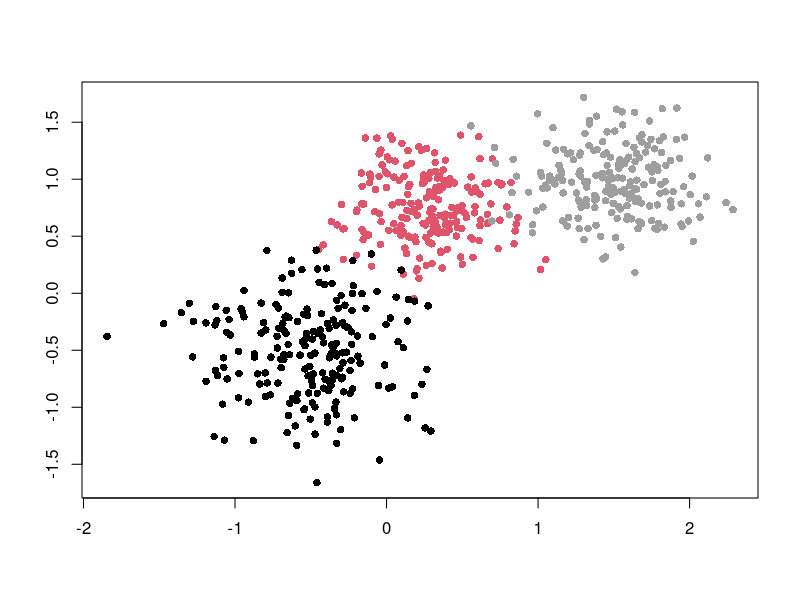
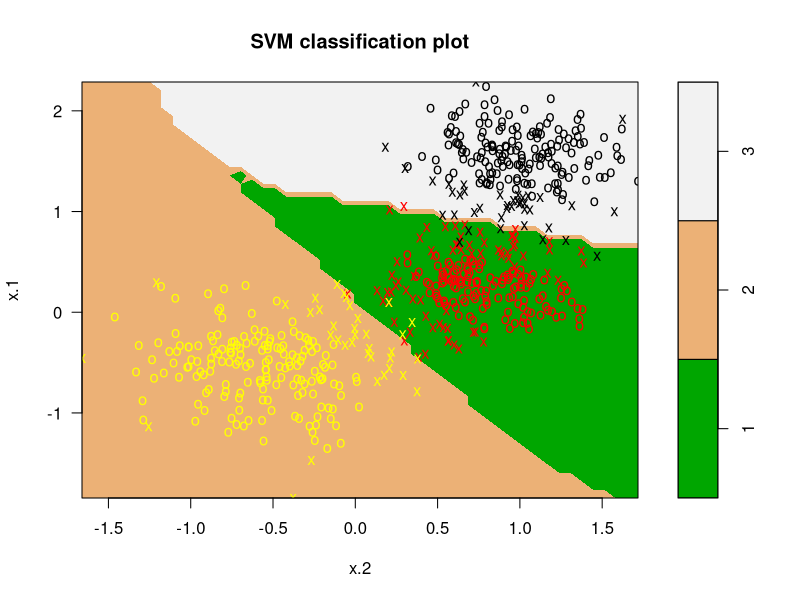
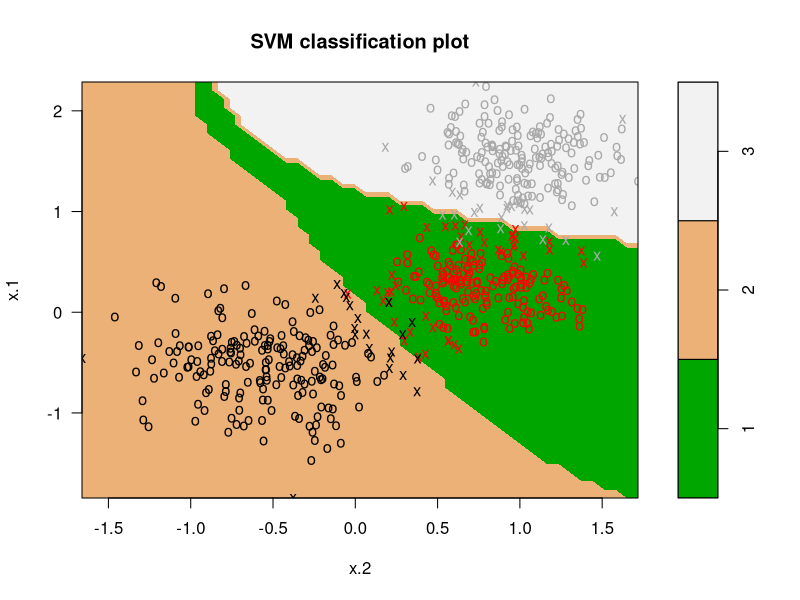
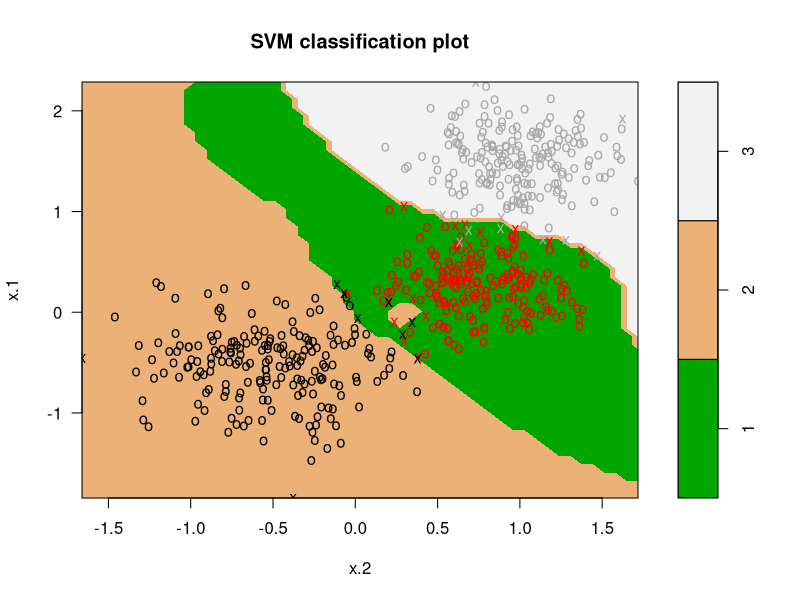

Write R code to recreate these figures, in order.
# Julia Andronowitz
# Classification Methods Using Support Vector Machines
# Support Vector Machine


# loading svm library (run first line if not installed)
# install.packages("e1071")
library(e1071)

# defining the hyperplane function
hyperplane <- function(P,data,x,z=0) {
  alphas <- -1*P$coefs
  svs <- data[P$index,]
  c <- P$rho - z
  a <- sum(t(alphas)*data[P$index,][1])
  b <- sum(t(alphas)*data[P$index,][2])
  (-c-a*x)/b
  cat(a,b,c)
}

# setting initial number of observations in each set
n <- 200

# calculating x-variable using three randomly generated sets with overlap
set.seed(1000)

svmdatax1a <- matrix(rnorm(n, 0.25,0.3), ncol=1)
svmdatax1b <- matrix(rnorm(n,0.75,0.3), ncol=1)
svmdatax1 <- cbind(svmdatax1a,svmdatax1b)

svmdatax2 <- matrix(rnorm(n*2,-0.5,0.4), ncol=2)

svmdatax3a <- matrix(rnorm(n,1.5,0.3), ncol=1)
svmdatax3b <- matrix(rnorm(n,1,0.3), ncol=1)
svmdatax3 <- cbind(svmdatax3a,svmdatax3b)

svmdatax <- rbind(svmdatax1,svmdatax2,svmdatax3)

# assigning labels to both classes
svmdatay <- c(rep(1,n), rep(2,n), rep(3,n))

# plotting the data
plot(svmdatax, col=(11-svmdatay),xlab="",ylab="",pch=16)

# creating data frame 
svmdata <- data.frame (x = svmdatax, y = factor(svmdatay))

# computing svm function
svmfit <- svm (y~., data = svmdata , kernel="radial", cost = 0.25, gamma=0.5, scale = FALSE)

# looking at statistics
summary(svmfit)
svmfit$index
svmfit$rho
svmfit$coefs

# plotting svm function graph
plot(svmfit,svmdata,color.palette = terrain.colors,symbolPalette = c("red","yellow","black"))

# using different costs
svmfit1 <- svm (y~., data = svmdata , kernel="radial", cost = 1, scale = FALSE)
svmfit1000000 <- svm (y~., data = svmdata , kernel="radial", cost = 1000000, scale = FALSE)

# plots of different costs
plot(svmfit1,svmdata,color.palette = terrain.colors,symbolPalette = c("red","black","darkgray"))
plot(svmfit1000000,svmdata,color.palette = terrain.colors,symbolPalette = c("red","black","darkgray"))

# looking at how a,b,c values differ 
hyperplane(svmfit,svmdata,svmdatax)
hyperplane(svmfit1,svmdata,svmdatax)
hyperplane(svmfit1000000,svmdata,svmdatax)

# using tune function to find the best model
tune <- tune(svm,y~.,data=svmdata, 
     ranges = list(gamma = 2^(-2:10), cost = 2^(-2:10)), tunecontrol = tune.control(sampling = "fix"))

tune$best.parameters
tune$best.performance
tune$performances
help(tune)
help(svm)

